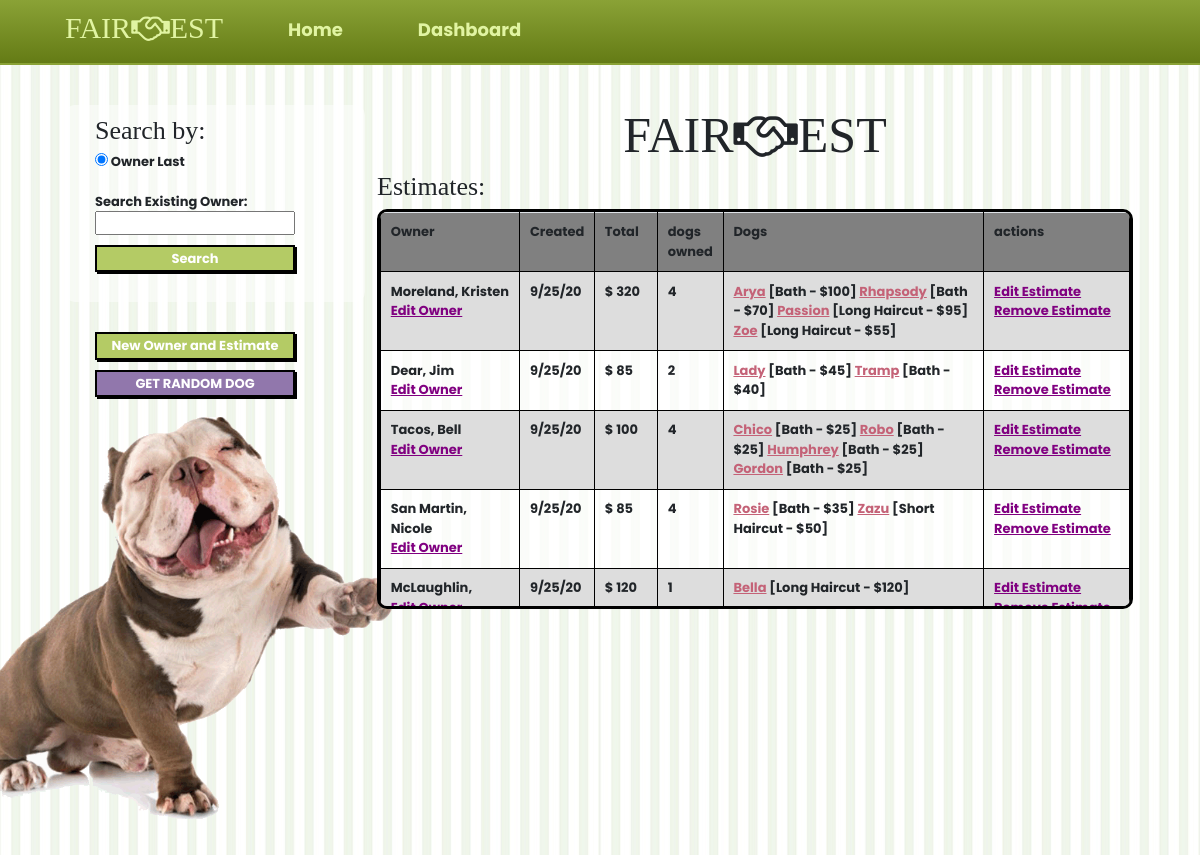
/dashboard, run on the app's committed database.
### app_one/models.py (models this page shows, shortened)
class Owner(models.Model):
    first = models.CharField(max_length=30, null = True)
    last = models.CharField(max_length=30)
    email = models.CharField(max_length=255, null = True)
    phone = models.CharField(max_length=255,null = True)
    notes = models.CharField(max_length=255, null = True)
    created_at = models.DateTimeField(auto_now_add=True)
    updated_at = models.DateTimeField(auto_now=True)

class Estimate(models.Model):
    owner = models.ForeignKey(Owner, related_name = 'estimates', on_delete= models.CASCADE)
    created_at = models.DateTimeField(auto_now_add=True)
    updated_at = models.DateTimeField(auto_now=True)
    @property
    def total(self):
        total = 0;
        for quote in self.quotes.all():
            total += quote.total
        return total

class Quote(models.Model):
    price_book = models.ForeignKey('Price_Book', related_name = 'quotes', on_delete = models.CASCADE)
    service = models.ForeignKey(Service, related_name = "quotes", on_delete = models.CASCADE)
    dog = models.ForeignKey(Dog, related_name = 'quotes', on_delete = models.CASCADE)
    owner = models.ForeignKey(Owner, related_name = 'quotes', on_delete = models.CASCADE)
    overdue = models.IntegerField( default = 0 )
    special = models.IntegerField( default = 0)
    profuse = models.IntegerField( default = 0)
    dematting = models.IntegerField( default = 0)
    shedless = models.IntegerField(default = 0)
    service_price = models.IntegerField(default = 0)
    weight_price = models.IntegerField(null=True)
    coat_price = models.IntegerField(null=True)
    estimate = models.ManyToManyField(Estimate, related_name = "quotes")
    total = models.IntegerField( default = 0 )
    on_schedule = models.BooleanField(default = True)
    schedule_price =  models.IntegerField(null=True)
    created_at = models.DateTimeField(auto_now_add=True)
    updated_at = models.DateTimeField(auto_now=True)
    def set_service_price (self):
        self.service_price = 0
        coat_haircut = {
                'Slick' : 10,
                'Short' : 20,
                'Medium' : 10,
                'Clippable' : 15,
                'Doodle' : 30,
                'Double' : 10,
                'Long Double' : 15,
            }
        if self.service.name == 'Short Haircut':
            for key,value in coat_haircut.items():
                if self.dog.coat.name == key:
                    self.service_price += value
        elif self.service.name == 'Long Haircut':
            for key,value in coat_haircut.items():
                if self.dog.coat.name == key:
                    self.service_price += value + 5
        elif self.service.name == 'Bath' and self.dog.coat.name =='Doodle':
            self.service_price += 10
        else:
            self.service_price = 0
        return self.service_price
    def setTotal(self):
        if self.on_schedule == False:
            self.schedule_price = self.price_book.off_schedule
        else:
            self.schedule_price = 0
            print(f'weight {self.weight_price} coat {self.coat_price}, service {self.service_price}')
        self.total = self.price_book.base_price + self.weight_price + self.coat_price  + self.overdue + self.schedule_price + self.overdue +self.special + self.profuse + self.dematting
        return self
    def calc_coat_price(self):
        coat_price = 0;
        coat_dict = {
            'Slick' : 0,
            'Short' : 5,
            'Medium' : 10,
            'Clippable' : 10,
            'Doodle' : 20,
            'Double' : 15,
            'Long Double' : 25,
        }
        for key,value in coat_dict.items():
            if self.dog.coat.name == key:
                self.coat_price = self.service_price + value
        return self.coat_price
    def calc_weight_price(self):
        weight_arr = [0,0,0,5,10,15,20,25,30,35,40,45,50,55,60,65,70,75,80,85,90]
        self.weight_price = weight_arr[round(int(self.dog.weight)/10)]
        return self.weight_price
    def __init__(self,*args, **kwargs):
        super(Quote,self).__init__(*args, **kwargs)
        self.calc_coat_price()
        self.calc_weight_price()
        self.set_service_price()
        self.setTotal()

class Dog(models.Model):
    name = models.CharField(max_length=30)
    weight = models.IntegerField()
    years = models.IntegerField(null = True)
    months = models.IntegerField(null = True)
    notes = models.CharField(max_length=255, null = True)
    coat = models.ForeignKey(Coat_Type, related_name = 'dogs', on_delete = models.CASCADE)
    owner = models.ForeignKey(Owner, related_name = 'dogs', on_delete = models.CASCADE)
    estimate = models.ManyToManyField('Estimate', related_name = "dogs")
    created_at = models.DateTimeField(auto_now_add=True)
    updated_at = models.DateTimeField(auto_now=True)
    objects = DogManager()

class Service(models.Model):
    name = models.CharField(max_length=30)
    price = models.IntegerField()
    desc =  models.CharField(null = True, max_length=255)
    price_book = models.ForeignKey('Price_Book', related_name = 'services', on_delete=models.CASCADE)
    created_at = models.DateTimeField(auto_now_add=True)
    updated_at = models.DateTimeField(auto_now=True)

### app_one/views.py (the view)
# urls.py: path('dashboard', views.dashboard),
def dashboard(request):
    post = request.POST
    print(post)
    context = {
        'owners' : Owner.objects.all().order_by("-updated_at"),
        'search' : None
    }
    return render(request,'dashboard.html', context)

### app_one/templates/dashboard.html (shortened to what this page needs)
<!DOCTYPE html>
<html lang="en">
<head>
    <link rel="stylesheet" href="https://stackpath.bootstrapcdn.com/bootstrap/4.5.2/css/bootstrap.min.css">
    <link rel="stylesheet" href="https://cdnjs.cloudflare.com/ajax/libs/font-awesome/4.7.0/css/font-awesome.min.css">
    {% load static %}
    <link rel="stylesheet" href="{% static 'global.css' %}">
    <link rel="stylesheet" href="{% static 'dashboard.css' %}">
</head>
<body>
    <div id="CANVAS_long">
        <div id="TOP_long">
            <nav>
                <div class="nav_left">
                    <h2 class = 'nav_logo'> FAIR<i class="fa fa-handshake-o nav"></i>EST</h2>
                    <a href='/' class = 'h2_nav'> Home</a>
                    <a class = 'nav_right h2_nav' href = '/dashboard'>Dashboard</a>
                </div>
            </nav>
        </div>
        <div id="interface_block_two">
            <div id="left_main">
            <div class="work">
                <div class="form_row search">
                    <form action = '/search' method = 'post'>
                        <div class="form_row">
                            <h2>Search by: </h2>
                            <div>
                            <input class="form_row" type="radio" id="last" name="search_by" value="last" checked>
                            <label class="form_row"  for="last"  >Owner Last</label><br>
                            </div>
                        </div>
                    <label class ='form_label' for = 'search'><b>Search Existing Owner:</b> </label>
                    <input class="form_row search_input" name = 'search' type = 'text'>
                    <button> Search </button>
                    </form>
                </div>
                <a class = "owner_est" href='/add_first_estimate'><button class="form_row top" > New Owner and Estimate </button></a>
            </div>
            <div class = 'buttons'>
                    <button class = 'random_dog' >GET RANDOM DOG</button>
                </div>
                <img class = 'bigguy' src ='/static/images/bigguy.gif'>
            </div>
            <div id="right_main">
                <h2 class = 'logo'>FAIR<i class="fa fa-handshake-o nav"></i>EST</h2>
                <div class = 'work'>
                <h2> Estimates:</h2>
                <div class="table">
                <table>
                    <tr>
                        <th class= "owner"> Owner</th>
                        <th class= "date_created">Created</th>
                        <th class= "total">Total</th>
                        <th class= "num_dogs">dogs owned</th>
                        <th class= "dogs_included">Dogs</th>
                        <th class = 'actions'>actions</th>
                    </tr>
                    {% if search != None %}
                    {% for owner in search %}
                    <tr>
                        <td>
                        <p>{{owner.last}}, {{owner.first}}</p><a class = 'edit_owner' href ='/edit_owner/{{owner.id}}/0/0/0'>Edit Owner</a>
                        </td>
                            {% if owner.estimates.all %}
                        <td>{{owner.estimates.all.0.created_at|date:"n/d/y" }}</td>
                        <td>
                            {% if owner.quotes.all %}
                            $ {{owner.estimates.all.0.total}}
                            {% endif %}
                        </td>
                        <td>
                            {% if owner.quotes.all %}
                            {{owner.dogs.all.count}}
                            {% endif %}
                        </td>
                        <td>
                            {% for quote in owner.estimates.all.0.quotes.all %}
                            <span> <a class='in_page dogs' href = '/edit_quote/{{quote.id}}/0/0'>{{quote.dog.name}}</a>  [{{quote.service.name}} - ${{quote.total}}]</span>
                            {% endfor %}
                        </td>
                        <td>
                            <a href ='/add_quotes_to_estimate/{{owner.estimates.all.0.id}}'>Edit Estimate </a>
                            <a href ='/process_delete_estimate/{{owner.estimates.all.0.id}}'>Remove Estimate</a>
                        </td>
                    </tr>
                    {% else %}
                        <td></td>
                        <td></td>
                        <td></td>
                        <td>NO ESTIMATE YET</td>
                        <td>
                        <a href ='/process_add_first_estimate_to_owner/{{owner.id}}' >Start Estimate</a>
                        </td>
                    </tr>
                    {% endif %}
                    {% endfor %}
                    {% else %}
                    {% for owner in owners %}
                    <tr>
                        <td>
                        <p>{{owner.last}}, {{owner.first}}</p><a class = 'edit_owner' href ='/edit_owner/{{owner.id}}/0/0/0'>Edit Owner</a>
                        </td>
                            {% if owner.estimates.all %}
                        <td>{{owner.estimates.all.0.created_at|date:"n/d/y" }}</td>
                        <td>
                            {% if owner.quotes.all %}
                            $ {{owner.estimates.all.0.total}}
                            {% endif %}
                        </td>
                        <td>
                            {% if owner.quotes.all %}
                            {{owner.dogs.all.count}}
                            {% endif %}
                        </td>
                        <td>
                            {% for quote in owner.estimates.all.0.quotes.all %}
                            <span> <a class='in_page dogs' href = '/edit_quote/{{quote.id}}/0/0'>{{quote.dog.name}}</a>  [{{quote.service.name}} - ${{quote.total}}]</span>
                            {% endfor %}
                        </td>
                        <td>
                            <a href ='/add_quotes_to_estimate/{{owner.estimates.all.0.id}}'>Edit Estimate </a>
                            <a href ='/process_delete_estimate/{{owner.estimates.all.0.id}}'>Remove Estimate</a>
                        </td>
                    </tr>
                    {% endif %}
                    {% endfor %}
                    {% endif %}
                    </table>
                    </div>
                </div>
            </div>
        </div>
    </div>
</body>
</html>

### app_one/static/global.css (style rules this page uses)
:root { --logo: Bree Serif, serif; --p : Poppins, sans-serif; }
body { background-image: url('images/stripes2.jpg'); }
html { overflow: scroll; }
* { font-weight: bold; font-family:var(--p); margin: 0px; padding: 0px; font-size: 13px; }
a { font-weight: bold; text-decoration: underline; color:#C46277; }
#TOP_long { background-image:linear-gradient( #8AA236, #637A14 ); }
button { border: 2px solid black; padding: 2px 5px; margin-top: 20px; background-color: green; color: white; display: block; box-shadow: 2px 2px black; }
#CANVAS_long { background-color:purple; }
.nav_logo { font-size: 30px; font-weight: lighter; margin-left: 65px; color:#E1F4A2; }
nav { padding:10px 0px; border-bottom: 2px solid #8AA236; display:flex; justify-content: space-between; align-items: center; width:100%; }
nav .h2_nav { font-size:18px; margin-left:65px; margin-top:6px; color:#E1F4A2; margin-right: 10px; height:fit-content; }
a.h2_nav, h2.h2_nav { justify-self: center; text-decoration: none; }
.nav_right { display:flex; margin-right:61px; }
.nav_left { display:flex; }
#TOP_long { margin-bottom: 20px; }
#interface_block_two { margin-left: 65px; width: 90%; display:flex; justify-content: center; }
#left_main, #right_main { background-color:green; margin-top: 20px; display:flex; flex-direction: column; justify-content: flex-start; border: 2px solid yellow; width: 50%; min-width: 300px; }
form { border: 2px solid blue; width: 90%; }
label.form_label { margin:0px; display:inline-block; width: 100%; }
table { margin-top: 40px; margin-bottom: 40px; border-collapse:collapse; }
td, th { border: 1px solid black; text-align:left; padding: 5px 10px; }
tr:nth-child(even) { background-color: #dddddd; }
tr:nth-child(odd) { background-color: rgb(255, 255, 255,.7); }
th.actions { width:35%; }
th { height: 20px; background-color:gray; }
td { height: 40px; }
form { border: none; }
#left_main, #right_main, #bottom_main { background-color: transparent; border: none; }
#CANVAS_long { background-color:transparent; }
b { font-weight: bold; }
h2 { font-family : var(--logo); }
a.in_page { font-weight: bold; color: #C46277; text-decoration: underline; }
.logo { font-size: 50px; }

### app_one/static/dashboard.css (style rules this page uses)
* { margin:0px; padding:0px; }
.form_row { margin-bottom: 10px; }
p { padding: 0px; margin: 0px; }
a { display:block; }
.search { padding: 10px 30px 30px 30px; border-radius: 10px; background:rgba(255, 255, 255, 0.5) }
.owner_est { text-decoration: none; margin-top: 30px; }
.buttons, .owner_est { padding: 0px 0px 0px 30px; }
.owner { width: 170px; }
.num_dogs { width: 1px; }
.search_input { width: 200px; }
.actions { width:15px; }
.total { width: 70px; }
#left_main { display:flex; width: 20%; }
#right_main { display: flex; align-items: center; margin: 0px auto; margin-top: 20px; width: 70%; }
a { font-weight: bold; text-decoration: underline; color:purple; }
button { width: 200px; margin: 0px; background: #B4CB65; }
th.actions { width:200px; }
th.dogs_included { width: 400px; }
table { margin:0px; }
.table { max-height: 400px; border:3px solid black; border-radius: 10px; overflow: auto; }
form { padding: 0px; }
.random_dog { font-weight:bold; background: #9177AC; }
.dogs { border: none; display: inline-block; }
.bigguy { margin-left:-150px; margin-top: 20px; z-index: -1; position: relative; width:500px; }

### data on the page
Owner: last "Moreland", first "Kristen", estimates.all.0.created_at "9/25/20", estimates.all.0.total "320", dogs.all.count "4"
Quote: dog.name "Arya", service.name "Bath", total "100"
Quote: dog.name "Rhapsody", service.name "Bath", total "70"
Quote: dog.name "Passion", service.name "Long Haircut", total "95"
Quote: dog.name "Zoe", service.name "Long Haircut", total "55"
Owner: last "Dear", first "Jim", estimates.all.0.created_at "9/25/20", estimates.all.0.total "85", dogs.all.count "2"
Quote: dog.name "Lady", service.name "Bath", total "45"
Quote: dog.name "Tramp", service.name "Bath", total "40"
Owner: last "Tacos", first "Bell", estimates.all.0.created_at "9/25/20", estimates.all.0.total "100", dogs.all.count "4"
Quote: dog.name "Chico", service.name "Bath", total "25"
Quote: dog.name "Robo", service.name "Bath", total "25"
Quote: dog.name "Humphrey", service.name "Bath", total "25"
Quote: dog.name "Gordon", service.name "Bath", total "25"
Owner: last "San Martin", first "Nicole", estimates.all.0.created_at "9/25/20", estimates.all.0.total "85", dogs.all.count "4"
Quote: dog.name "Rosie", service.name "Bath", total "35"
Quote: dog.name "Zazu", service.name "Short Haircut", total "50"
Owner: last "McLaughlin", estimates.all.0.created_at "9/25/20", estimates.all.0.total "120", dogs.all.count "1"
Quote: dog.name "Bella", service.name "Long Haircut", total "120"
